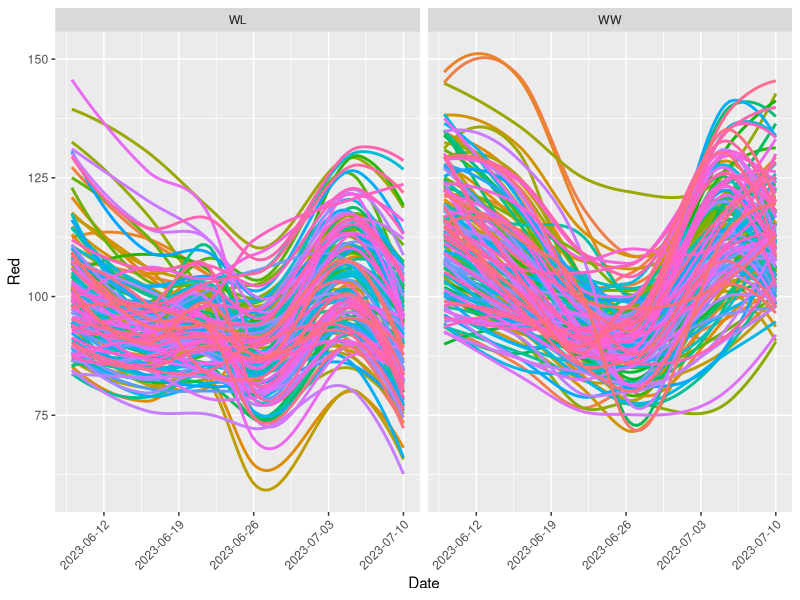
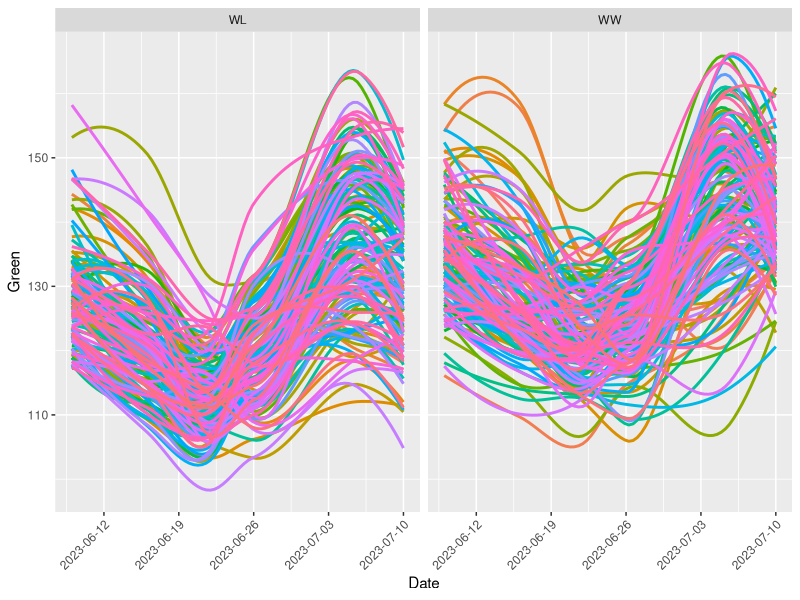
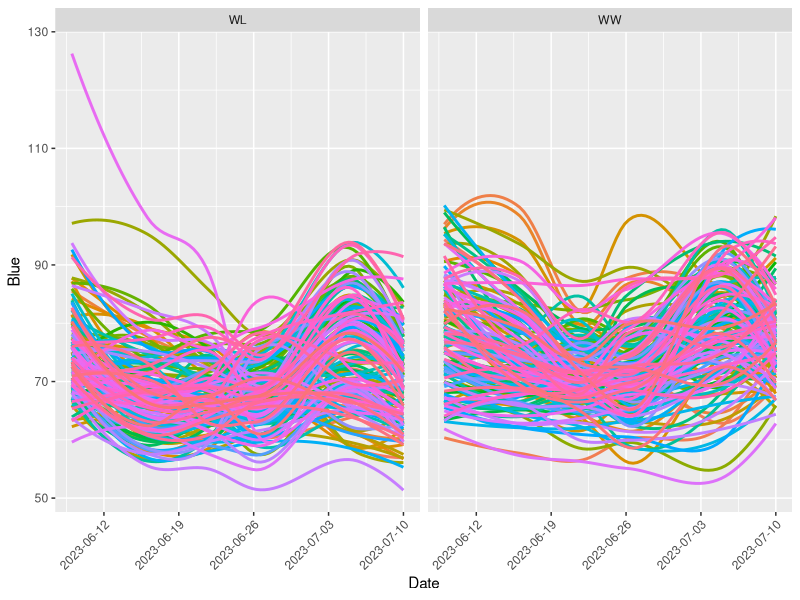
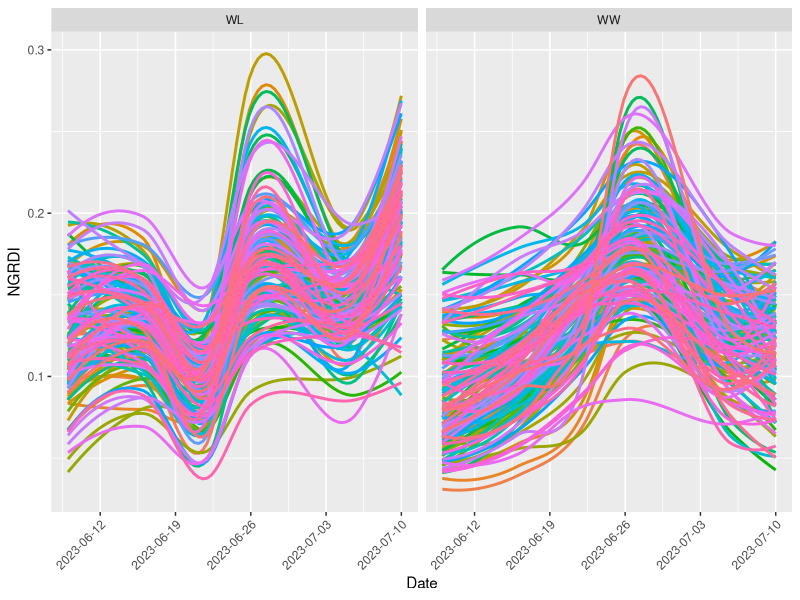
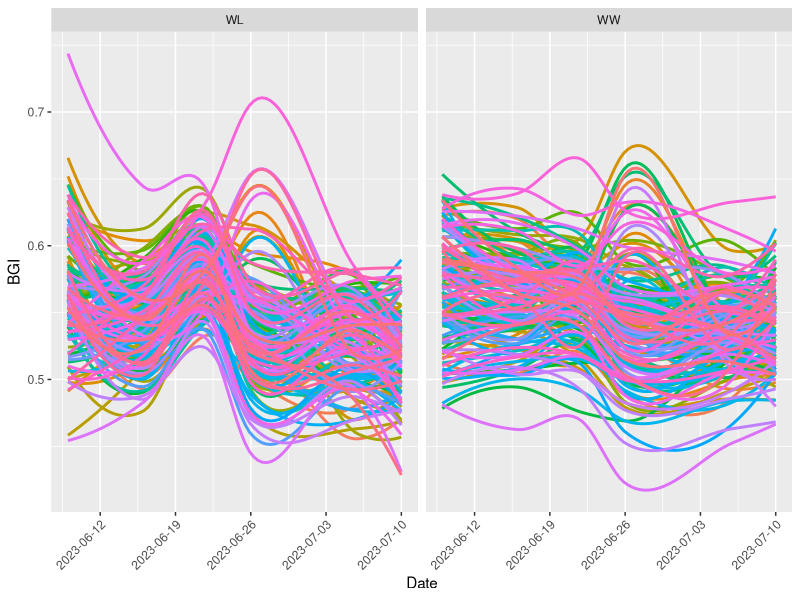
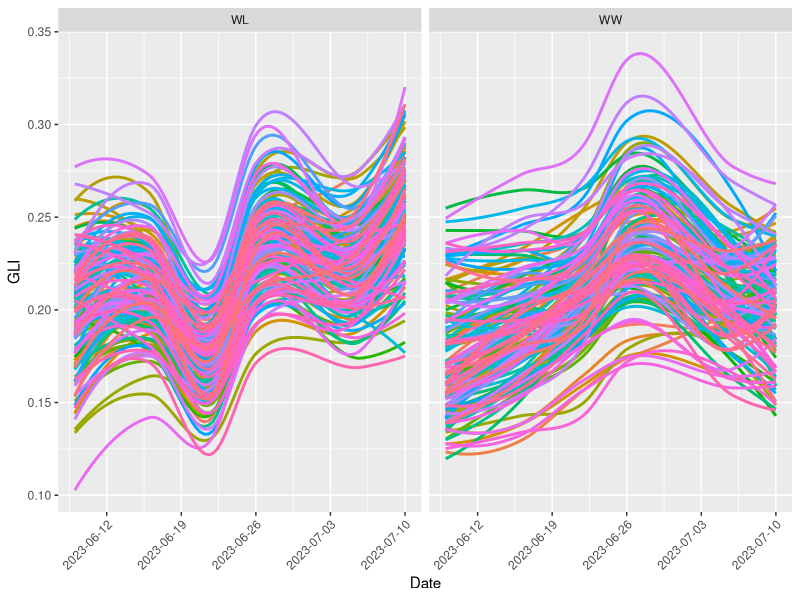
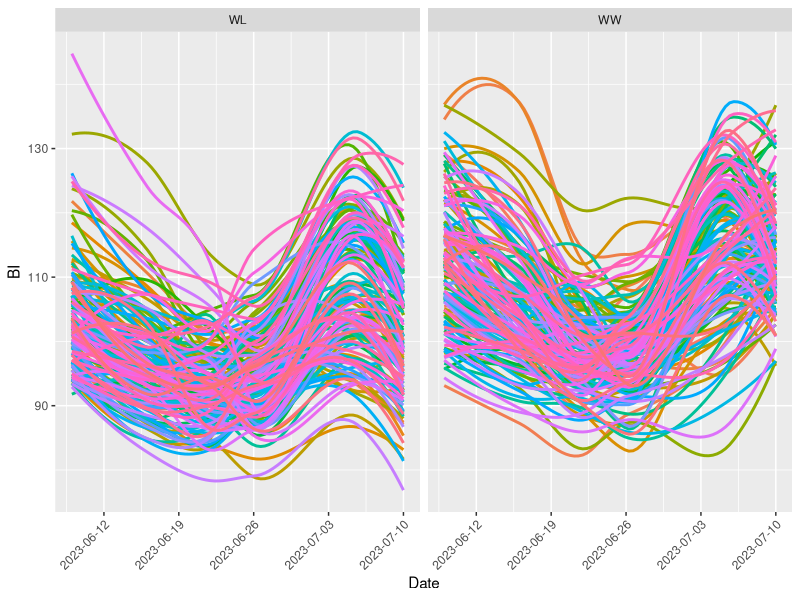
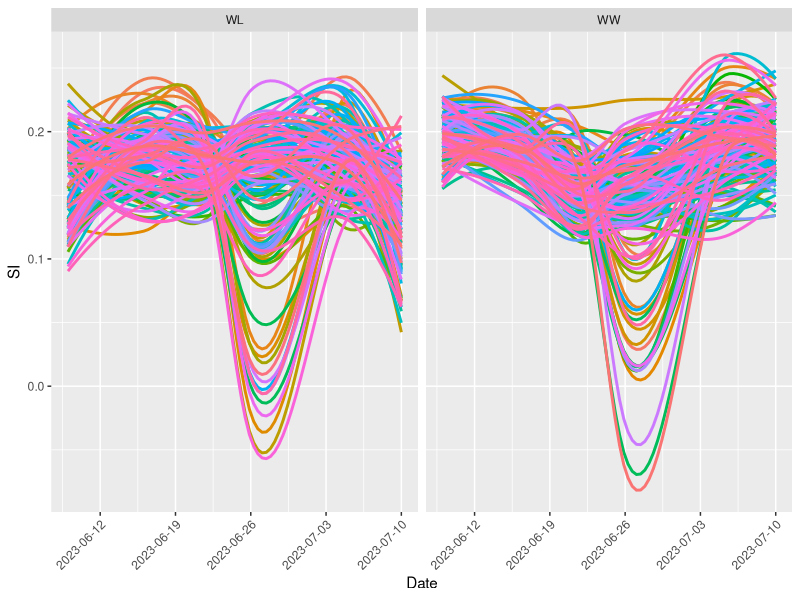

Generate these figures, in order, with R:
## ---- chunk 1
# Load the ggplot2 library
library(ggplot2)
library(dplyr)

df <- read.csv("F120_beans_2023_fieldbook.csv")

# Drop NA values from the data frame 'df'
df <- df %>% filter(!is.na(date), !is.na(objArea), !is.na(genotype), !is.na(treatment))

# Remove rows with genotype column value of "G40110"
df <- df %>% filter(genotype != "G40110")

# Convert date to Date type and sort
df$date <- as.Date(df$date)
df <- df[order(df$date),]

# Define the y variables to iterate through
y_vars <- c("Red", "Green", "Blue", "NGRDI", "BGI", "GLI", "BI", "SI", "VARI", "objArea")

# Create directory if it doesn't exist
if (!dir.exists("figures")) {
  dir.create("figures")
}

# Iterate through the y variables and create a separate plot for each one
for (y_var in y_vars) {
  # Create the plot
  p <- ggplot(df, aes(x = date, y = !!sym(y_var), group = interaction(genotype, treatment), color = genotype)) +
    geom_smooth(se=FALSE, formula=y~x, fill=NA) +
    labs(x = "Date", y = y_var) +
    theme(legend.position = "none", axis.text.x = element_text(angle = 45, hjust = 1)) + #, panel.background = element_rect(fill = "transparent")) +
    facet_wrap(~ treatment) + #, ncol = 2)
    scale_x_date(date_labels="%Y-%m-%d") # Add this line to format the date axis labels
  
  # Save the plot to a file in the 'figures' directory
  ggsave(paste0("figures/", y_var, "_lowess_plot.png"), plot = p)
}

